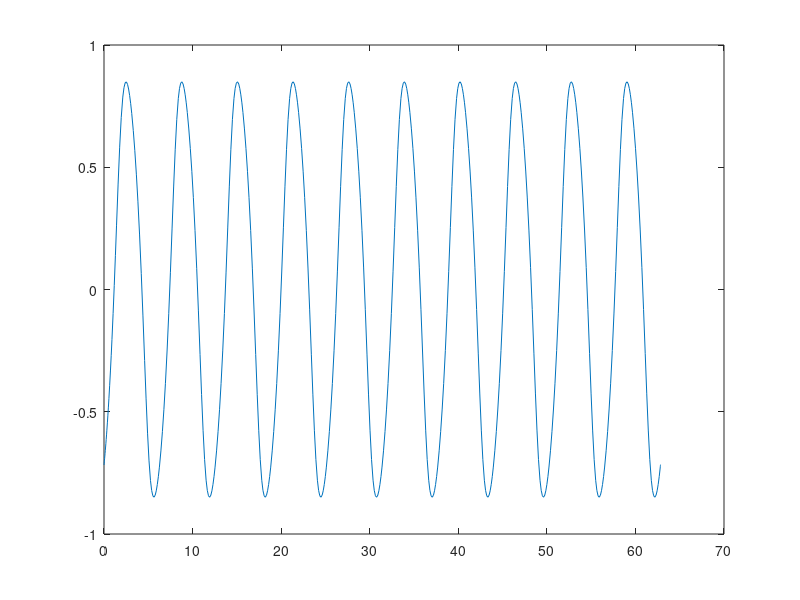

MATLAB code to generate this figure:
function ex5
  y0 = fzero(@(y0) sol_diff(y0), 0);
  [t, y] = ode45(@(t, y) ode(t, y), [0, 20 * pi], y0);
  plot(t, y)
end
  
function yd = sol_diff(y0)
  [t, y] = ode45(@(t, y) ode(t, y), [0, 2 * pi], y0);
  yd = y(end) - y0;
end

function dydt = ode(t, y)
  dydt = -y^3 + sin(t);
end
